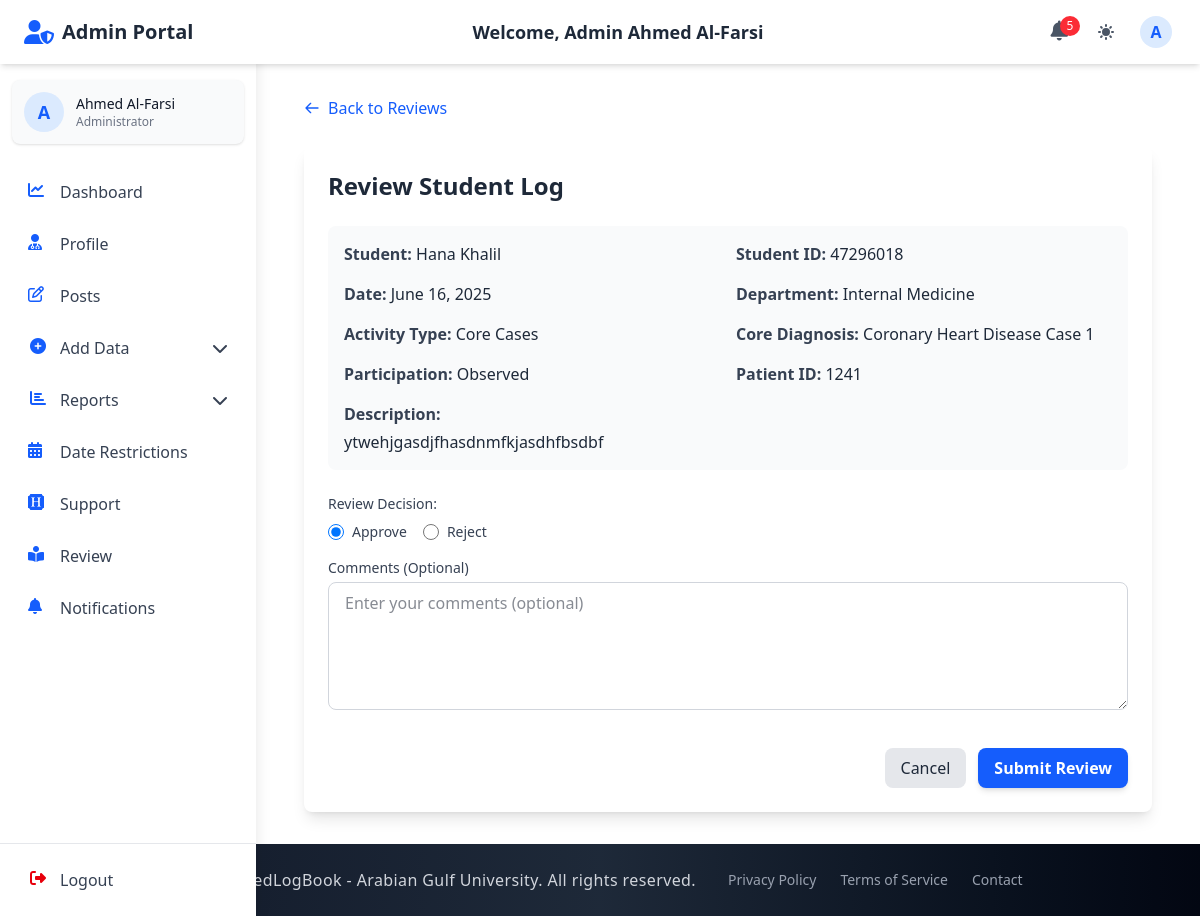
The app's page /admin_section/review-log/12/ (signed in) with its own data.
### accounts/models.py (models this page shows, shortened)
class CustomUser(AbstractUser):
    email = models.EmailField(unique=True)
    first_name = models.CharField(max_length=150, blank=True)
    last_name = models.CharField(max_length=150, blank=True)
    profile_photo = models.ImageField(
        upload_to="profiles/", blank=True, null=True, default="profiles/default.jpg"
    )
    city = models.CharField(max_length=100, blank=True)
    country = models.CharField(max_length=100, blank=True)
    phone_no = models.CharField(max_length=20, blank=True)
    bio = models.TextField(blank=True)
    speciality = models.CharField(max_length=100, blank=True)
    ROLE_CHOICES = (
        ("student", "Student"),
        ("doctor", "Doctor"),
        ("staff", "Staff"),
        ("admin", "Admin"),
    )
    role = models.CharField(max_length=10, choices=ROLE_CHOICES, default="student")
    groups = models.ManyToManyField(
        "auth.Group", related_name="customuser_groups", blank=True
    )
    user_permissions = models.ManyToManyField(
        "auth.Permission", related_name="customuser_permissions", blank=True
    )
    USERNAME_FIELD = "email"
    REQUIRED_FIELDS = ["username"]

class Student(models.Model):
    user = models.OneToOneField(
        CustomUser, on_delete=models.CASCADE, related_name="student"
    )
    student_id = models.CharField(max_length=30, unique=True)
    group = models.ForeignKey(
        "admin_section.Group",
        on_delete=models.SET_NULL,
        null=True,
        blank=True,
        related_name="students",
    )

### student_section/models.py (models this page shows, shortened)
class StudentLogFormModel(models.Model):
    student = models.ForeignKey(Student, on_delete=models.CASCADE, related_name='log_forms')
    date = models.DateField()
    log_year = models.ForeignKey(LogYear, on_delete=models.CASCADE)
    log_year_section = models.ForeignKey(LogYearSection, on_delete=models.CASCADE)
    group = models.ForeignKey(Group, on_delete=models.CASCADE)
    department = models.ForeignKey(Department, on_delete=models.CASCADE)  # Changed from department to departments
    tutor = models.ForeignKey(Doctor, on_delete=models.CASCADE, related_name='supervised_logs')
    training_site = models.ForeignKey(TrainingSite, on_delete=models.CASCADE)
    activity_type = models.ForeignKey(ActivityType, on_delete=models.CASCADE)
    core_diagnosis = models.ForeignKey(
        CoreDiaProSession,
        on_delete=models.CASCADE,
        related_name='log_forms'
    )
    patient_id = models.CharField(max_length=4, blank=True)
    patient_age = models.CharField(max_length=3, blank=True, null=True)
    patient_gender = models.CharField(max_length=10, blank=True, null=True,
                                     choices=[('Male', 'Male'), ('Female', 'Female')])
    description = models.TextField(blank=True)
    PARTICIPATION_CHOICES = [
        ("Observed", "Observed"),
        ("Assisted", "Assisted")
    ]
    participation_type = models.CharField(
        max_length=50,
        choices=PARTICIPATION_CHOICES
    )
    created_at = models.DateTimeField(auto_now_add=True)
    updated_at = models.DateTimeField(auto_now=True)
    is_reviewed = models.BooleanField(default=False)
    review_date = models.DateTimeField(null=True, blank=True)
    reviewer_comments = models.TextField(blank=True)
    review_deadline = models.DateTimeField(null=True, blank=True, help_text="Deadline by which the doctor must review this log")
    class Meta:
        ordering = ['-date', '-created_at']
        verbose_name = "Student Log Form"
        verbose_name_plural = "Student Log Forms"

### admin_section/models.py (models this page shows, shortened)
class Department(models.Model):
    name = models.CharField(max_length=50)
    log_year = models.ForeignKey(LogYear, on_delete=models.CASCADE, related_name="department_log_year")
    log_year_section = models.ForeignKey(
        LogYearSection,
        on_delete=models.SET_NULL,
        null=True,
        blank=True,
        related_name="department_log_year_section",
        db_index=True,
    )

class ActivityType(models.Model):
    name = models.CharField(max_length=100)
    department = models.ForeignKey(Department, on_delete=models.CASCADE, related_name="activity_types")
    class Meta:
        unique_together = ["name", "department"]

class CoreDiaProSession(models.Model):
    name = models.CharField(max_length=200)
    activity_type = models.ForeignKey(ActivityType, on_delete=models.CASCADE, related_name="core_dia_pro_sessions")
    department = models.ForeignKey(Department, on_delete=models.CASCADE, related_name="core_dia_pro_sessions")
    class Meta:
        verbose_name = "Core Diagnosis Procedure Session"
        verbose_name_plural = "Core Diagnosis Procedure Sessions"

### admin_section/views.py (the view)
# urls.py: path("review-log/<int:log_id>/", views.review_log, name="review_log"),
@login_required
def review_log(request, log_id):
    log = get_object_or_404(StudentLogFormModel, id=log_id)
    if request.method == 'POST':
        form = LogReviewForm(request.POST, instance=log)
        if form.is_valid():
            log_entry = form.save(commit=False)
            is_approved = form.cleaned_data['is_approved']
            log_entry.is_reviewed = True
            if is_approved == 'False':
                prefix = "REJECTED: "
                if not log_entry.reviewer_comments.startswith(prefix):
                    log_entry.reviewer_comments = prefix + log_entry.reviewer_comments
            log_entry.review_date = timezone.now()
            log_entry.save()
            messages.success(request, f"Log entry has been {'approved' if is_approved == 'True' else 'rejected'}.")
            return redirect('admin_section:admin_reviews')
    else:
        form = LogReviewForm(instance=log)
    context = {
        'form': form,
        'log': log,
    }
    return render(request, 'admin_section/admin_review_log.html', context)

### admin_section/templates/admin_section/admin_review_log.html (shortened to what this page needs)
{% extends 'base.html' %}
{% block navbar %}
  {% include 'components/admin_auth_navbar.html' %}
{% endblock %}
{% block content %}
  <div class="container mx-auto px-4 py-8">
    <div class="mb-6">
      <a href="{% url 'admin_section:admin_reviews' %}" class="inline-flex items-center text-blue-600 hover:text-blue-800 dark:text-blue-400 dark:hover:text-blue-300">
        <svg class="w-4 h-4 mr-2" fill="none" stroke="currentColor" viewBox="0 0 24 24" xmlns="http://www.w3.org/2000/svg">
          <path stroke-linecap="round" stroke-linejoin="round" stroke-width="2" d="M10 19l-7-7m0 0l7-7m-7 7h18"></path>
        </svg>
        Back to Reviews
      </a>
    </div>
    <div class="bg-white dark:bg-gray-800 rounded-lg shadow-lg p-6">
      <h2 class="text-2xl font-bold mb-6 text-gray-800 dark:text-white">Review Student Log</h2>
      <div class="mb-6 p-4 bg-gray-50 dark:bg-gray-700 rounded-lg">
        <div class="grid grid-cols-1 md:grid-cols-2 gap-4 mb-4">
          <div>
            <span class="font-semibold text-gray-700 dark:text-gray-300">Student:</span>
            <span class="text-gray-800 dark:text-white">{{ log.student.user.get_full_name }}</span>
          </div>
          <div>
            <span class="font-semibold text-gray-700 dark:text-gray-300">Student ID:</span>
            <span class="text-gray-800 dark:text-white">{{ log.student.student_id }}</span>
          </div>
          <div>
            <span class="font-semibold text-gray-700 dark:text-gray-300">Date:</span>
            <span class="text-gray-800 dark:text-white">{{ log.date }}</span>
          </div>
          <div>
            <span class="font-semibold text-gray-700 dark:text-gray-300">Department:</span>
            <span class="text-gray-800 dark:text-white">{{ log.department.name }}</span>
          </div>
          <div>
            <span class="font-semibold text-gray-700 dark:text-gray-300">Activity Type:</span>
            <span class="text-gray-800 dark:text-white">{{ log.activity_type.name }}</span>
          </div>
          <div>
            <span class="font-semibold text-gray-700 dark:text-gray-300">Core Diagnosis:</span>
            <span class="text-gray-800 dark:text-white">{{ log.core_diagnosis.name }}</span>
          </div>
          <div>
            <span class="font-semibold text-gray-700 dark:text-gray-300">Participation:</span>
            <span class="text-gray-800 dark:text-white">{{ log.participation_type }}</span>
          </div>
          <div>
            <span class="font-semibold text-gray-700 dark:text-gray-300">Patient ID:</span>
            <span class="text-gray-800 dark:text-white">{{ log.patient_id }}</span>
          </div>
        </div>
        <div>
          <span class="font-semibold text-gray-700 dark:text-gray-300">Description:</span>
          <p class="mt-1 text-gray-800 dark:text-white">{{ log.description }}</p>
        </div>
      </div>
      <form method="post" class="space-y-4">
        <div class="mb-4">
          <label class="block text-sm font-medium text-gray-700 dark:text-gray-300 mb-2">Review Decision:</label>
          <div class="flex space-x-4">
            {% for value, text in form.is_approved.field.choices %}
              <div class="flex items-center">
                <input type="radio" name="is_approved" id="id_is_approved_{{ forloop.counter0 }}" value="{{ value }}"
                       class="h-4 w-4 text-blue-600 focus:ring-blue-500 border-gray-300 rounded"
                       {% if form.is_approved.value == value %}checked{% endif %}>
                <label for="id_is_approved_{{ forloop.counter0 }}" class="ml-2 block text-sm text-gray-700 dark:text-gray-300">
                  {{ text }}
                </label>
              </div>
            {% endfor %}
          </div>
        </div>
        <div>
          <label for="id_reviewer_comments" class="block text-sm font-medium text-gray-700 dark:text-gray-300 mb-1">Comments (Optional)</label>
          {{ form.reviewer_comments }}
        </div>
        <div class="pt-4 flex justify-end space-x-3">
          <a href="{% url 'admin_section:admin_reviews' %}" class="py-2 px-4 bg-gray-200 text-gray-800 dark:bg-gray-700 dark:text-white rounded-lg hover:bg-gray-300 dark:hover:bg-gray-600 transition-colors duration-200">
            Cancel
          </a>
          <button type="submit" class="py-2 px-4 bg-blue-600 hover:bg-blue-700 text-white font-semibold rounded-lg shadow-md focus:outline-none focus:ring-2 focus:ring-blue-500 focus:ring-opacity-75 transition-colors duration-200">
            Submit Review
          </button>
        </div>
      </form>
    </div>
  </div>
{% endblock %}

### templates/components/auth_navbar_base.html (shortened to what this page needs)
<header class="bg-white dark:bg-gray-800 shadow-md fixed top-0 left-0 right-0 z-40 h-16 transition-all duration-300">
  <div class="flex items-center justify-between h-full px-4 md:px-6 max-w-7xl mx-auto">
    <div class="flex items-center space-x-3">
      <a href="{% block home_url %}{% endblock %}" class="flex items-center">
        <i class="{% block header_icon %}fas fa-book-medical{% endblock %} text-blue-600 dark:text-blue-400 text-2xl mr-2"></i>
        <span class="font-bold text-xl text-gray-800 dark:text-white hidden sm:inline">{% block portal_name %}ElogBook Portal{% endblock %}</span>
      </a>
    </div>
    <div class="hidden md:block text-center">
      <h1 class="text-lg font-semibold text-gray-800 dark:text-white">
        Welcome, {% block user_title %}{% endblock %} {{ request.session.first_name }} {{ request.session.last_name }}
      </h1>
    </div>
    <div class="flex items-center space-x-3">
      <div class="relative">
        <a href="{% block notifications_url %}#{% endblock %}" class="p-2 text-gray-600 dark:text-gray-300 hover:bg-gray-100 dark:hover:bg-gray-700 rounded-full transition-colors duration-200" aria-label="Notifications">
          <i class="fas fa-bell text-xl"></i>
          {% if unread_notifications_count > 0 %}
            <span class="absolute -top-1 -right-1 bg-red-500 text-white text-xs rounded-full h-5 w-5 flex items-center justify-center">{{ unread_notifications_count }}</span>
          {% endif %}
        </a>
      </div>
      <button id="theme-toggle" aria-label="Toggle dark mode" class="p-2 text-gray-600 dark:text-gray-300 hover:bg-gray-100 dark:hover:bg-gray-700 rounded-full transition-colors duration-200 focus:outline-none focus:ring-2 focus:ring-blue-500">
      </button>
      <div class="relative" x-data="{open: false}">
        <button @click="open = !open" id="user-menu-button" class="flex items-center text-gray-600 dark:text-gray-300 hover:bg-gray-100 dark:hover:bg-gray-700 rounded-full p-1 focus:outline-none focus:ring-2 focus:ring-blue-500">
          <div class="h-8 w-8 rounded-full bg-blue-100 dark:bg-blue-900 flex items-center justify-center text-blue-600 dark:text-blue-300 font-semibold">
            {{ request.session.first_name|slice:"0:1" }}
          </div>
        </button>
      </div>
    </div>
  </div>
</header>
<aside id="sidebar" class="fixed inset-y-0 left-0 z-30 w-64 pt-16 bg-white dark:bg-gray-800 shadow-lg transform -translate-x-full transition-transform duration-300 ease-in-out md:translate-x-0 overflow-hidden">
  <div class="h-full flex flex-col">
    <div class="flex-1 px-3 py-4 overflow-y-auto">
      <div class="flex items-center p-3 mb-6 rounded-lg bg-gray-50 dark:bg-gray-700 shadow-sm">
        <div class="flex-shrink-0">
          <div class="h-10 w-10 rounded-full bg-blue-100 dark:bg-blue-900 flex items-center justify-center text-blue-600 dark:text-blue-300 font-semibold text-lg">
            {{ request.session.first_name|slice:"0:1" }}
          </div>
        </div>
        <div class="ml-3 overflow-hidden">
        <p class="text-sm font-medium text-gray-900 dark:text-white truncate">{{ request.session.first_name }} {{ request.session.last_name }}</p>
        <p class="text-xs text-gray-500 dark:text-gray-400 truncate">{% block user_role %}User{% endblock %}</p>
      </div>
    </div>
      <nav class="space-y-1">
        {% block sidebar_menu %}{% endblock %}
      </nav>
    </div>
    <div class="px-3 py-3 border-t border-gray-200 dark:border-gray-700">
      <form method="POST" action="{% block logout_url_bottom %}#{% endblock %}" class="w-full">
        <button type="submit" class="flex w-full items-center px-4 py-3 text-gray-700 dark:text-gray-300 rounded-lg hover:bg-gray-100 dark:hover:bg-gray-700 group transition-colors duration-200">
          <i class="fas fa-sign-out-alt w-5 h-5 text-red-600 dark:text-red-400"></i>
          <span class="ml-3 font-medium">Logout</span>
        </button>
      </form>
    </div>
  </div>
</aside>
<div id="content-wrapper" class="pt-16 md:pl-64 min-h-screen transition-all duration-300">
</div>

### records on screen
CustomUser: session.last_name "Al-Farsi"
StudentLogFormModel: student.user.get_full_name "Hana Khalil", student.student_id "47296018", date "June 16, 2025", department.name "Internal Medicine", activity_type.name "Core Cases", core_diagnosis.name "Coronary Heart Disease Case 1", participation_type "Observed", patient_id "1241", description "ytwehjgasdjfhasdnmfkjasdhfbsdbf"

### other values on screen
{{ request.session.first_name }} "Ahmed"
{{ unread_notifications_count }} "5"
{{ request.session.first_name|slice:"0:1" }} "A"
{{ text }} "Approve" "Reject"
